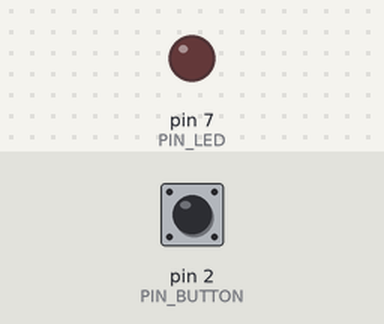
Bench run of a sketch on a simulated Arduino Uno, built with avr-gcc and run on an emulated ATmega328P. Parts: output pins drawn as LEDs (lit = HIGH). The inputs (shaded band) are chosen by the test bench; at power-on: pin 2 (PIN_BUTTON) HIGH.

Above: at 1.2 s.
1.3 s: pin 2 (PIN_BUTTON) pulled LOW for 0.15 s
At 2.4 s:
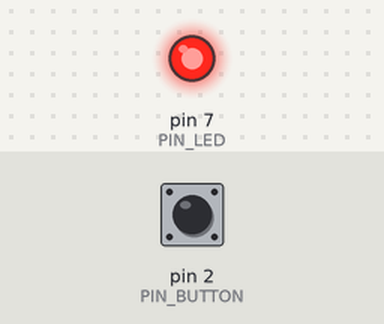
2.9 s: pin 2 (PIN_BUTTON) pulled LOW for 1 s
At 3.6 s:
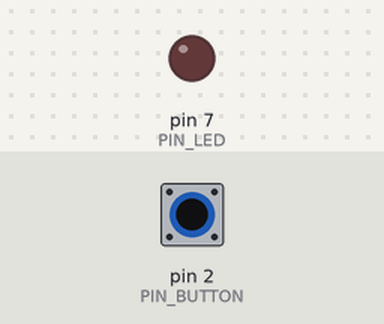
5.4 s: pin 2 (PIN_BUTTON) pulled LOW for 3.2 s
At 6.7 s:
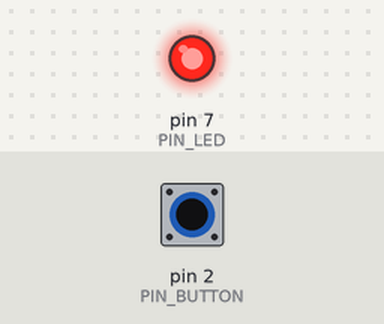
Timing chart, 0 to 8.4 s (numbered marks = the images above; inputs shaded):
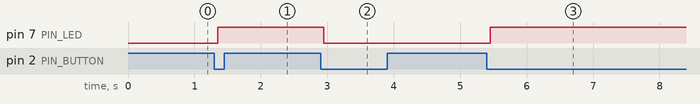

Measured:
- after the input at 1.3 s, pin 7 (PIN_LED): LOW → HIGH after 0.05 s
- after the input at 2.9 s, pin 7 (PIN_LED): HIGH → LOW after 0.05 s
- after the input at 5.4 s, pin 7 (PIN_LED): LOW → HIGH after 0.05 s

The sketch:

button_toggle.ino
```cpp
/**
 * button_toggle.ino
 * Modul 05: Menyalakan dan Mematikan LED (Toggle) dengan Software Debouncing
 *
 * Hardware:
 * - Arduino Uno R3
 * - LED 5mm: Anoda (+) terhubung ke pin D7 via Resistor 220 Ohm, Katoda (-) ke GND
 * - Push Button: Kaki 1 ke pin D2, Kaki 2 ke GND (tanpa resistor eksternal)
 *
 * Konsep:
 * 1. INPUT_PULLUP mengaktifkan resistor internal 20k-50k Ohm ke 5V. Logika pin bernilai
 *    HIGH saat tombol terbuka, dan bernilai LOW saat tombol ditekan (Active-LOW).
 * 2. Software Debounce menyaring getaran pelat mekanis sakelar yang memantul selama
 *    5-20 ms agar penekanan tombol tidak terhitung berkali-kali.
 */

#include <Arduino.h>

const uint8_t PIN_LED    = 7;
const uint8_t PIN_BUTTON = 2;

// Variabel status LED
bool statusLed = false;

// Variabel pelacak status tombol untuk debounce
int statusTombolTerakhir   = HIGH; // Bacaan instan pada siklus loop sebelumnya
int statusTombolSekarang   = HIGH; // Bacaan yang sudah terbukti stabil
uint32_t waktuDebounceTerakhir = 0;
const uint32_t JEDA_DEBOUNCE   = 50; // Ambang batas kestabilan sinyal (50 milidetik)

void setup() {
    pinMode(PIN_LED, OUTPUT);
    // Aktifkan pull-up internal untuk menghindari pin mengambang (floating state)
    pinMode(PIN_BUTTON, INPUT_PULLUP);

    // Pastikan LED mati saat board pertama kali booting
    digitalWrite(PIN_LED, LOW);
}

void loop() {
    // 1. Baca sinyal instan saat ini
    int pembacaan = digitalRead(PIN_BUTTON);

    // 2. Jika ada perubahan logika (akibat getaran kontak atau penekanan awal), catat stempel waktu
    if (pembacaan != statusTombolTerakhir) {
        waktuDebounceTerakhir = millis();
    }

    // 3. Jika sinyal bertahan stabil lebih lama dari ambang batas debounce (50ms)
    if ((millis() - waktuDebounceTerakhir) > JEDA_DEBOUNCE) {
        // Jika logika yang stabil ini berbeda dari status tombol sebelumnya
        if (pembacaan != statusTombolSekarang) {
            statusTombolSekarang = pembacaan;

            // Trigger aksi hanya pada transisi jatuh (Falling Edge: tombol baru saja ditekan)
            if (statusTombolSekarang == LOW) {
                statusLed = !statusLed; // Balik status logika LED
                digitalWrite(PIN_LED, statusLed ? HIGH : LOW);
            }
        }
    }

    // 4. Simpan hasil bacaan instan untuk perbandingan pada siklus loop berikutnya
    statusTombolTerakhir = pembacaan;
}
```
